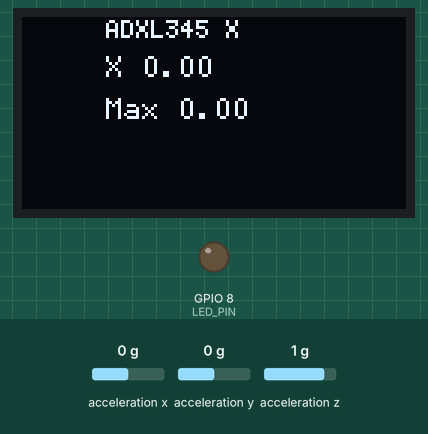
Recording of a sketch running on a simulated ESP32-C3. Parts: 128×64 one-colour display, output pins drawn as LEDs (lit = HIGH). The test bench sets the inputs (shaded band); at power-on: acceleration x 0 g, acceleration y 0 g, acceleration z 1 g. What the sketch prints to the serial monitor is not drawn.

Above: at 1.5 s.
1.6 s: acceleration x set to -1.4 g
At 2.4 s:
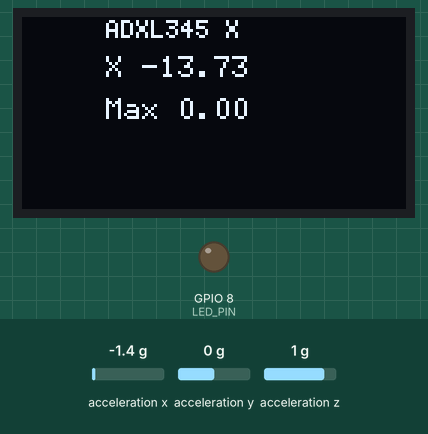
3.2 s: acceleration x set to -0.8 g
At 3.6 s:
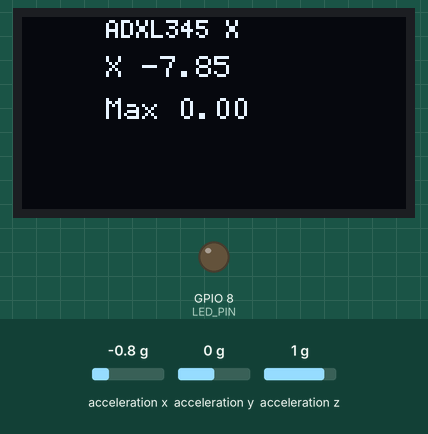
4.8 s: acceleration x set to -1.4 g
At 6.0 s:
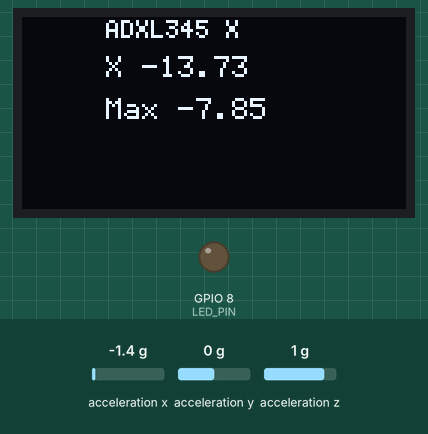
Timing chart, 0 to 7.8 s (numbered marks = the images above; inputs shaded):
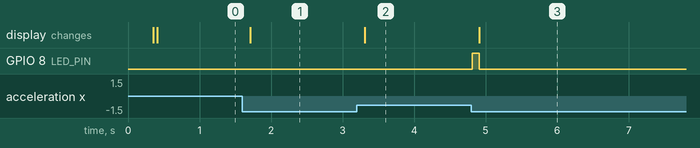

Measured:
- after the input at 1.6 s, the display: changes after 0.11 s (image 1)
- after the input at 3.2 s, the display: changes after 0.11 s (image 2)
- after the input at 4.8 s, GPIO 8 (LED_PIN): LOW → HIGH at once, → LOW 0.10 s later; the display: changes after 0.11 s (image 3)

The sketch:

esp32c3_adxl345_oled.ino
```cpp
#include <Arduino.h>
#include <Wire.h>
#include <Adafruit_Sensor.h>
#include <Adafruit_ADXL345_U.h>
#include <U8g2lib.h>

// ESP32-C3 + small OLED from the message:
// I2C display: SDA=5, SCL=6, address 0x3C, visible offset X=28, Y=0.
static constexpr uint8_t I2C_SDA_PIN = 5;
static constexpr uint8_t I2C_SCL_PIN = 6;
static constexpr uint8_t OLED_ADDR_7BIT = 0x3C;
static constexpr uint8_t ADXL345_ADDR_7BIT = 0x53; // Often 0x53. SDO high makes it 0x1D.

// Use the built-in LED if the selected ESP32-C3 board defines it.
// Otherwise set this to the GPIO where the external LED is connected.
#ifndef LED_BUILTIN
static constexpr uint8_t LED_PIN = 8;
#else
static constexpr uint8_t LED_PIN = LED_BUILTIN;
#endif

// Display selection. Keep DISPLAY_72X40 enabled for the ESP32-C3 OLED module.
// It uses a 128x64 SSD1306 controller, but the visible 72x40 window starts at X=28.
// Set DISPLAY_72X40 to 0 for a classic 0.91" 128x32 I2C OLED.
#define DISPLAY_72X40 1

#if DISPLAY_72X40
U8G2_SSD1306_128X64_NONAME_F_HW_I2C display(U8G2_R0, U8X8_PIN_NONE, I2C_SCL_PIN, I2C_SDA_PIN);
static constexpr int16_t DRAW_X_OFFSET = 28;
static constexpr int16_t DRAW_Y_OFFSET = 0;
static constexpr int16_t VISIBLE_WIDTH = 72;
static constexpr int16_t VISIBLE_HEIGHT = 40;
#else
U8G2_SSD1306_128X32_UNIVISION_F_HW_I2C display(U8G2_R0, U8X8_PIN_NONE, I2C_SCL_PIN, I2C_SDA_PIN);
static constexpr int16_t DRAW_X_OFFSET = 0;
static constexpr int16_t DRAW_Y_OFFSET = 0;
static constexpr int16_t VISIBLE_WIDTH = 128;
static constexpr int16_t VISIBLE_HEIGHT = 32;
#endif

Adafruit_ADXL345_Unified accel = Adafruit_ADXL345_Unified(12345);

// Values are in m/s^2. Raise PEAK_MIN_RISE if the LED reacts to noise.
static constexpr float PEAK_MIN_RISE = 0.25f;
static constexpr float PEAK_DROP = 0.15f;
static constexpr uint32_t SAMPLE_PERIOD_MS = 50;
static constexpr uint32_t LED_PULSE_MS = 80;
static constexpr uint32_t SCREEN_PERIOD_MS = 100;

float xNow = 0.0f;
float xMax = 0.0f;
float xValley = 0.0f;
float xPeakCandidate = 0.0f;
bool haveSample = false;
bool risingToPeak = false;
uint32_t ledOffAtMs = 0;
uint32_t lastSampleMs = 0;
uint32_t lastScreenMs = 0;
bool adxlOk = false;

static void startPulse() {
  digitalWrite(LED_PIN, HIGH);
  ledOffAtMs = millis() + LED_PULSE_MS;
}

static void drawStatus(const char *status) {
  display.clearBuffer();
  display.setFont(u8g2_font_5x7_tf);
  display.setCursor(DRAW_X_OFFSET, DRAW_Y_OFFSET + 7);
  display.print(status);

  display.setFont(u8g2_font_6x12_tf);
  display.setCursor(DRAW_X_OFFSET, DRAW_Y_OFFSET + 20);
  display.print("X ");
  display.print(xNow, 2);

#if DISPLAY_72X40
  display.setCursor(DRAW_X_OFFSET, DRAW_Y_OFFSET + 34);
#else
  display.setCursor(DRAW_X_OFFSET + 64, DRAW_Y_OFFSET + 20);
#endif
  display.print("Max ");
  display.print(xMax, 2);
  display.sendBuffer();
}

static void scanI2cToSerial() {
  Serial.println("I2C scan:");
  for (uint8_t addr = 1; addr < 127; addr++) {
    Wire.beginTransmission(addr);
    if (Wire.endTransmission() == 0) {
      Serial.print("  found 0x");
      if (addr < 16) {
        Serial.print('0');
      }
      Serial.println(addr, HEX);
    }
  }
}

static void updatePeakDetector(float value) {
  if (!haveSample) {
    haveSample = true;
    xValley = value;
    xPeakCandidate = value;
    xMax = value;
    return;
  }

  if (!risingToPeak) {
    if (value < xValley) {
      xValley = value;
    }

    if (value >= xValley + PEAK_MIN_RISE) {
      risingToPeak = true;
      xPeakCandidate = value;
    }
    return;
  }

  if (value > xPeakCandidate) {
    xPeakCandidate = value;
  }

  if (value <= xPeakCandidate - PEAK_DROP) {
    xMax = xPeakCandidate;
    risingToPeak = false;
    xValley = value;
    xPeakCandidate = value;

    startPulse();
    Serial.print("X peak max: ");
    Serial.println(xMax, 3);
  }
}

void setup() {
  Serial.begin(115200);
  delay(300);

  pinMode(LED_PIN, OUTPUT);
  digitalWrite(LED_PIN, LOW);

  Wire.begin(I2C_SDA_PIN, I2C_SCL_PIN);
  Wire.setClock(400000);

  display.setI2CAddress(OLED_ADDR_7BIT << 1);
  display.begin();
  drawStatus("Starting");

  adxlOk = accel.begin(ADXL345_ADDR_7BIT);
  if (adxlOk) {
    accel.setRange(ADXL345_RANGE_16_G);
    accel.setDataRate(ADXL345_DATARATE_100_HZ);
    drawStatus("ADXL OK");
  } else {
    drawStatus("No ADXL");
    Serial.println("ADXL345 not found. Check VCC/GND/SDA/SCL and address 0x53 or 0x1D.");
    scanI2cToSerial();
  }
}

void loop() {
  const uint32_t now = millis();

  if (ledOffAtMs != 0 && static_cast<int32_t>(now - ledOffAtMs) >= 0) {
    digitalWrite(LED_PIN, LOW);
    ledOffAtMs = 0;
  }

  if (adxlOk && now - lastSampleMs >= SAMPLE_PERIOD_MS) {
    lastSampleMs = now;

    sensors_event_t event;
    accel.getEvent(&event);
    xNow = event.acceleration.x;
    updatePeakDetector(xNow);
  }

  if (now - lastScreenMs >= SCREEN_PERIOD_MS) {
    lastScreenMs = now;
    drawStatus(adxlOk ? "ADXL345 X" : "No ADXL");
  }
}
```
